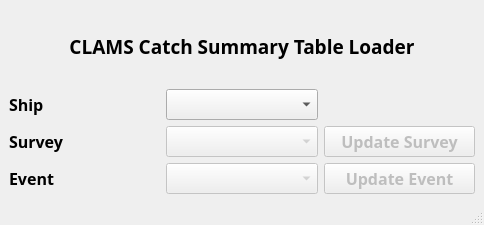
<?xml version="1.0" encoding="UTF-8"?>
<ui version="4.0">
 <class>MainWindow</class>
 <widget class="QMainWindow" name="MainWindow">
  <property name="geometry">
   <rect>
    <x>0</x>
    <y>0</y>
    <width>484</width>
    <height>225</height>
   </rect>
  </property>
  <property name="windowTitle">
   <string>CLAMS Catch Summary Loader</string>
  </property>
  <widget class="QWidget" name="centralwidget">
   <layout class="QVBoxLayout" name="verticalLayout">
    <item>
     <widget class="QLabel" name="label">
      <property name="font">
       <font>
        <family>Arial Black</family>
        <pointsize>14</pointsize>
        <weight>75</weight>
        <bold>true</bold>
       </font>
      </property>
      <property name="text">
       <string>CLAMS Catch Summary Table Loader</string>
      </property>
      <property name="alignment">
       <set>Qt::AlignCenter</set>
      </property>
     </widget>
    </item>
    <item>
     <layout class="QGridLayout" name="gridLayout">
      <item row="1" column="0">
       <widget class="QLabel" name="label_3">
        <property name="font">
         <font>
          <family>Arial Black</family>
          <pointsize>12</pointsize>
          <weight>75</weight>
          <bold>true</bold>
         </font>
        </property>
        <property name="text">
         <string>Survey</string>
        </property>
       </widget>
      </item>
      <item row="1" column="2">
       <widget class="QPushButton" name="pbUpdateSurvey">
        <property name="enabled">
         <bool>false</bool>
        </property>
        <property name="font">
         <font>
          <family>Arial Black</family>
          <pointsize>12</pointsize>
          <weight>75</weight>
          <bold>true</bold>
         </font>
        </property>
        <property name="toolTip">
         <string>&lt;html&gt;&lt;head/&gt;&lt;body&gt;&lt;p&gt;Click this button to update &lt;span style=&quot; font-weight:600;&quot;&gt;all events&lt;/span&gt; in the selected survey.&lt;/p&gt;&lt;/body&gt;&lt;/html&gt;</string>
        </property>
        <property name="text">
         <string>Update Survey</string>
        </property>
       </widget>
      </item>
      <item row="0" column="1">
       <widget class="QComboBox" name="cbShip">
        <property name="font">
         <font>
          <family>Arial Black</family>
          <pointsize>12</pointsize>
          <weight>75</weight>
          <bold>true</bold>
         </font>
        </property>
       </widget>
      </item>
      <item row="1" column="1">
       <widget class="QComboBox" name="cbSurvey">
        <property name="enabled">
         <bool>false</bool>
        </property>
        <property name="font">
         <font>
          <family>Arial Black</family>
          <pointsize>12</pointsize>
          <weight>75</weight>
          <bold>true</bold>
         </font>
        </property>
       </widget>
      </item>
      <item row="2" column="0">
       <widget class="QLabel" name="label_4">
        <property name="font">
         <font>
          <family>Arial Black</family>
          <pointsize>12</pointsize>
          <weight>75</weight>
          <bold>true</bold>
         </font>
        </property>
        <property name="text">
         <string>Event</string>
        </property>
       </widget>
      </item>
      <item row="0" column="0">
       <widget class="QLabel" name="label_2">
        <property name="font">
         <font>
          <family>Arial Black</family>
          <pointsize>12</pointsize>
          <weight>75</weight>
          <bold>true</bold>
         </font>
        </property>
        <property name="text">
         <string>Ship</string>
        </property>
       </widget>
      </item>
      <item row="2" column="1">
       <widget class="QComboBox" name="cbEvent">
        <property name="enabled">
         <bool>false</bool>
        </property>
        <property name="font">
         <font>
          <family>Arial Black</family>
          <pointsize>12</pointsize>
          <weight>75</weight>
          <bold>true</bold>
         </font>
        </property>
       </widget>
      </item>
      <item row="2" column="2">
       <widget class="QPushButton" name="pbUpdateEvent">
        <property name="enabled">
         <bool>false</bool>
        </property>
        <property name="font">
         <font>
          <family>Arial Black</family>
          <pointsize>12</pointsize>
          <weight>75</weight>
          <bold>true</bold>
         </font>
        </property>
        <property name="toolTip">
         <string>Click this button to update the selected event.</string>
        </property>
        <property name="text">
         <string>Update Event</string>
        </property>
       </widget>
      </item>
     </layout>
    </item>
   </layout>
  </widget>
  <widget class="QStatusBar" name="statusbar"/>
 </widget>
 <resources/>
 <connections/>
</ui>
